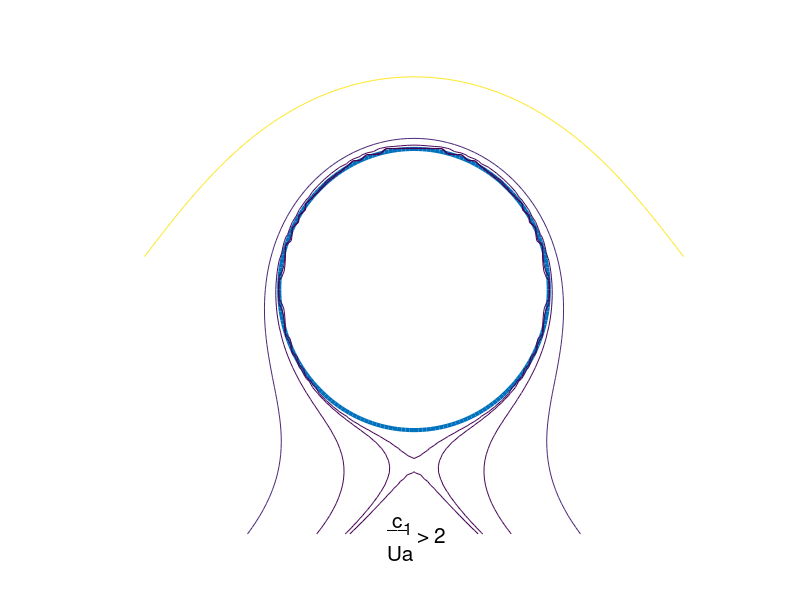

MATLAB code for this plot:

v=[1.6,0.2,0.05,0.01,0.005];

s=pi/200;
t=(0:2:400);
t1=s.*t;
x8=cos(t1);
y8=1.15*sin(t1);
plot(x8,y8,'linewidth',3)
axis([-2.3 2.3 -2 2])
axis off
hold on


c=2.04;
x=-2:.05:2;
y=-2:.05:2;
[X,Y]=meshgrid(x,y);
Z=X-X;
for i=1:81
for j=1:81
   if 0.7225*(i-41)*(i-41)+(j-41)*(j-41)>400
   r=0.050*sqrt(0.7225*(i-41)*(i-41)+(j-41)*(j-41));
   Z(i,j)=c*log(r)+0.05*0.85*(i-41)*(1-(1/(r*r)));
   end
end
end

contour(x,y,Z,v)

text(-0.2,-1.9,' c','fontsize',15)
text(-0.2,-1.95,'    1','fontsize',12)
text(-0.2,-2.15,'Ua','fontsize',15)
text(-0.2,-1.95,'__','fontsize',15)
text(-0.2,-2,'      > 2','fontsize',15)



hold off